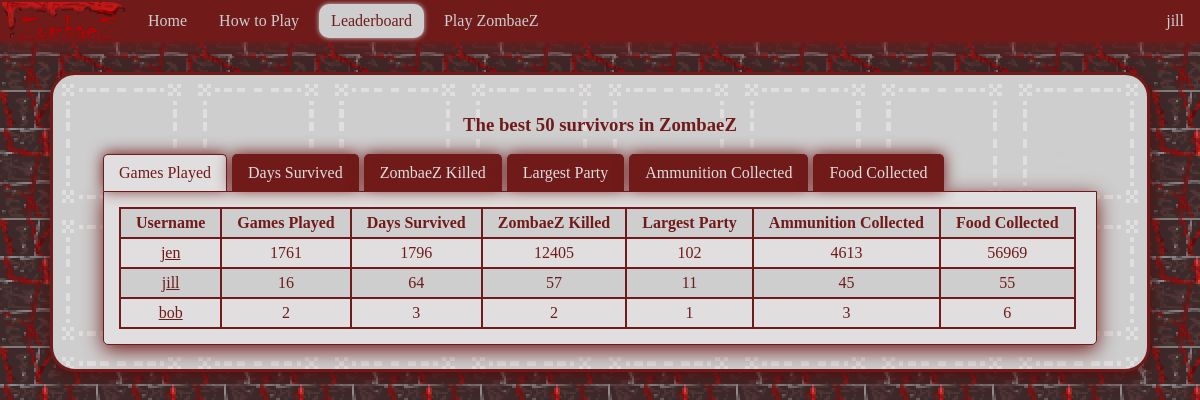
/zombaez/leaderboards/ (signed in), run on the app's committed database.
### zombaez/models.py (models this page shows, shortened)
class User(models.Model):
    username = models.CharField(max_length=128, unique=True)
    user = models.OneToOneField(DjangoUser, on_delete=models.CASCADE)
    zombies_killed = models.IntegerField(default=0)
    total_games_played = models.IntegerField(default=0)
    total_ammo_collected = models.IntegerField(default=0)
    largest_party_size = models.IntegerField(default=0)
    total_food_collected = models.IntegerField(default=0)
    total_days_survived = models.IntegerField(default=0)
    avatar = models.ImageField(upload_to='profile_images', default = "profile_images/zombae.jpg")

### zombaez/views.py (the view)
def leaderboards(request):
    context_dict = {"total_games_played":User.objects.order_by("-total_games_played")[:50]}
    context_dict["total_ammo_collected"] = User.objects.order_by("-total_ammo_collected")[:50]
    context_dict["total_food_collected"] = User.objects.order_by("-total_food_collected")[:50]
    context_dict["total_days_survived"] = User.objects.order_by("-total_days_survived")[:50]
    context_dict["largest_party_size"] = User.objects.order_by("-largest_party_size")[:50]
    context_dict["zombies_killed"] = User.objects.order_by("-zombies_killed")[:50]
    return render(request, 'zombaez/leaderboards.html', context_dict)

### templates/zombaez/leaderboards.html (shortened to what this page needs)
{% extends 'zombaez/base.html' %}
{% load staticfiles %}
{% block head_block %}
	<link rel="stylesheet" href="{% static "styles/leaderboards.css"%}" type="text/css" />
{% endblock %}
{% block body_block %}
<h3>The best 50 survivors in ZombaeZ</h3>
<div class="tabs">
    <ul class="tab-links">
        <li class="active"><a href="#tab1">Games Played</a></li>
        <li><a href="#tab2">Days Survived</a></li>
        <li><a href="#tab3">ZombaeZ Killed</a></li>
        <li><a href="#tab4">Largest Party</a></li>
		<li><a href="#tab5">Ammunition Collected</a></li>
		<li><a href="#tab6">Food Collected</a></li>
    </ul>
    <div class="tab-content">
        <div id="tab1" class="tab active">
            <table>
			<tr>
				<th>Username</th>
				<th>Games Played</th>
				<th>Days Survived</th>
				<th>ZombaeZ Killed</th>
				<th>Largest Party</th>
				<th>Ammunition Collected</th>
				<th>Food Collected</th>
			</tr>
			{% for player in total_games_played %}
			<tr>
				<td><a href="/zombaez/view_profile/{{player.username}}">{{player.username}}</a></td>
				<td>{{player.total_games_played}}</td>
				<td>{{player.total_days_survived}}</td>
				<td>{{player.zombies_killed}}</td>
				<td>{{player.largest_party_size}}</td>
				<td>{{player.total_ammo_collected}}</td>
				<td>{{player.total_food_collected}}</td>
			</tr>
			{% endfor %}
			</table>
        </div>
    </div>
</div>
{% endblock %}

### templates/zombaez/base.html (shortened to what this page needs)
{% load staticfiles %}
<!DOCTYPE html>
<html>
	<head>
		<link rel="stylesheet" href="{% static "styles/base.css"%}" type="text/css" />
		{% block head_block %}{% endblock %}
	</head>
	<body>
		<ul id="nav_bar">
			<li id="logoItem" ><img class="logo" src="{% static "images/zombaez.png" %}" alt="ZombaeZ logo"/>
			<li><a id="nav1" href="{% url 'home' %}">Home</a></li>
			<li><a id="nav2" href="{% url 'how_to_play' %}">How to Play</a></li>
			<li><a id="nav3" href="{% url 'leaderboards' %}">Leaderboard</a></li>
			{% if user.is_authenticated %}
			<li><a id="nav4" href="{% url 'play' %}">Play ZombaeZ</a></li>
			<li class="right drop_down"><a>{{user.username}}</a>
			</li>
			{% else %}
			<li class="right"><a href="{% url 'auth_login' %}?next={{ request.get_full_path|urlencode }}">Log In/Register</a><li>
			{% endif %}
		</ul>
	<div id="content">
        {% block body_block %}{% endblock %}
    </div>
	</body>
</html>

### static/styles/base.css (style rules this page uses)
body { margin:0; padding:0; background-image: url("../images/background.png"); min-width:1052px; }
#nav_bar { list-style-type: none; height: 42px; margin:0; padding:0; background-color: #701A1A; box-shadow: 0px 5px 20px #701A1A; }
#logoItem { margin:0; padding:0; border-top-right-radius:20px; overflow:hidden; }
.logo { width:128px; height:42px; }
#nav_bar li { margin:2px; height: 38px; float: left; color: #878484; }
#nav_bar li a { margin:2px; display: block; padding: 8px 12px; color:#CECECE; }
#nav_bar li a:link { text-decoration: none; }
#nav_bar a.active { background-color: #CECECE; color: #701A1A; border-radius:10px; box-shadow: 0px 0px 5px #CECECE; }
#nav_bar li.right { float: right; }
.drop_down a { text-align: right; }
#content { background-image: url("../images/content_background.png"); image-rendering: pixelated; background-size: 12.5%; position:relative; top: 10px; margin:20px 50px; padding:20px 50px; border-style:solid; border-radius: 25px; border-color: #701A1A; box-shadow: 0px 5px 15px #521111; color: #701A1A; text-align:center; }

### static/styles/leaderboards.css (style rules this page uses)
table, tr, td, th { text-align:center; padding:5px 15px; border-style:solid; border-width:2px; border-color: #701A1A; border-collapse: collapse; }
tr:nth-child(even) { background-color: #E0DEDE; }
tr:nth-child(odd) { background-color: #CECECE; }
td a { padding: 2px; color: #701A1A; }
.tabs { width:100%; display:inline-block; }
.tab-links:after { display:block; clear:both; content:''; }
.tab-links li { margin:0px 5px 0px 0px; float:left; list-style:none; }
.tab-links { margin:0; padding:0; }
.tab-links a { padding:9px 15px; display:inline-block; border-style:solid; border-top-width:1px; border-bottom-width:0px; border-right-width:1px; border-left-width:1px; border-top-right-radius:5px; border-top-left-radius:5px; border-color:#701A1A; background:#701A1A; color:#E0DEDE; text-decoration:none; box-shadow: 0px -1px 15px #701A1A; transition:all linear 0.15s; }
li.active a, li.active a:hover { background:#E0DEDE; color:#701A1A; }
.tab-content { padding:15px; background:#E0DEDE; border-style:solid; border-width:1px; border-bottom-left-radius:5px; border-bottom-right-radius:5px; border-color:#701A1A; box-shadow: 0px 5px 20px #701A1A }
.tab { display:none; }
.tab.active { display:block; }

### data on the page
User: username "jen", total_games_played "1761", total_days_survived "1796", zombies_killed "12405", largest_party_size "102", total_ammo_collected "4613", total_food_collected "56969"
User: username "jill", total_games_played "16", total_days_survived "64", zombies_killed "57", largest_party_size "11", total_ammo_collected "45", total_food_collected "55"
User: username "bob", total_games_played "2", total_days_survived "3", zombies_killed "2", largest_party_size "1", total_ammo_collected "3", total_food_collected "6"

### other printed values
{{ user.username }} "jill"
